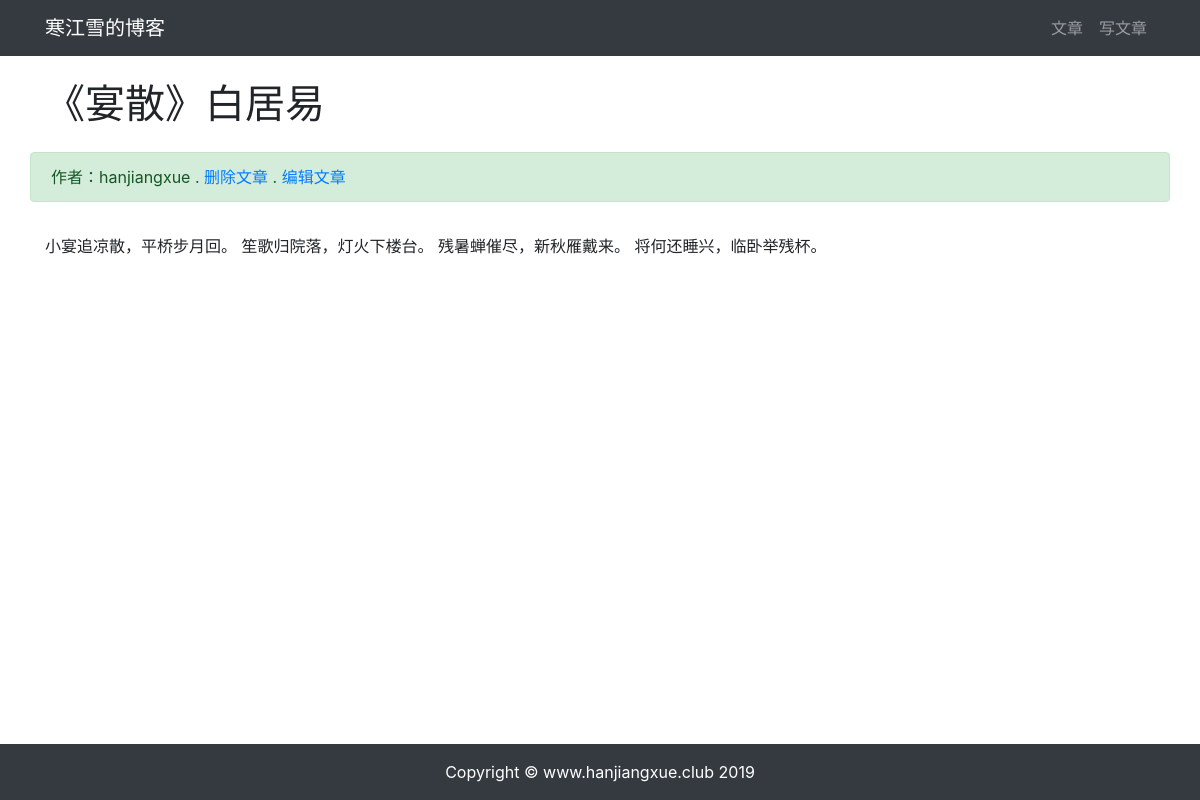
Before: /article/article-detail/2/ with the older database file.
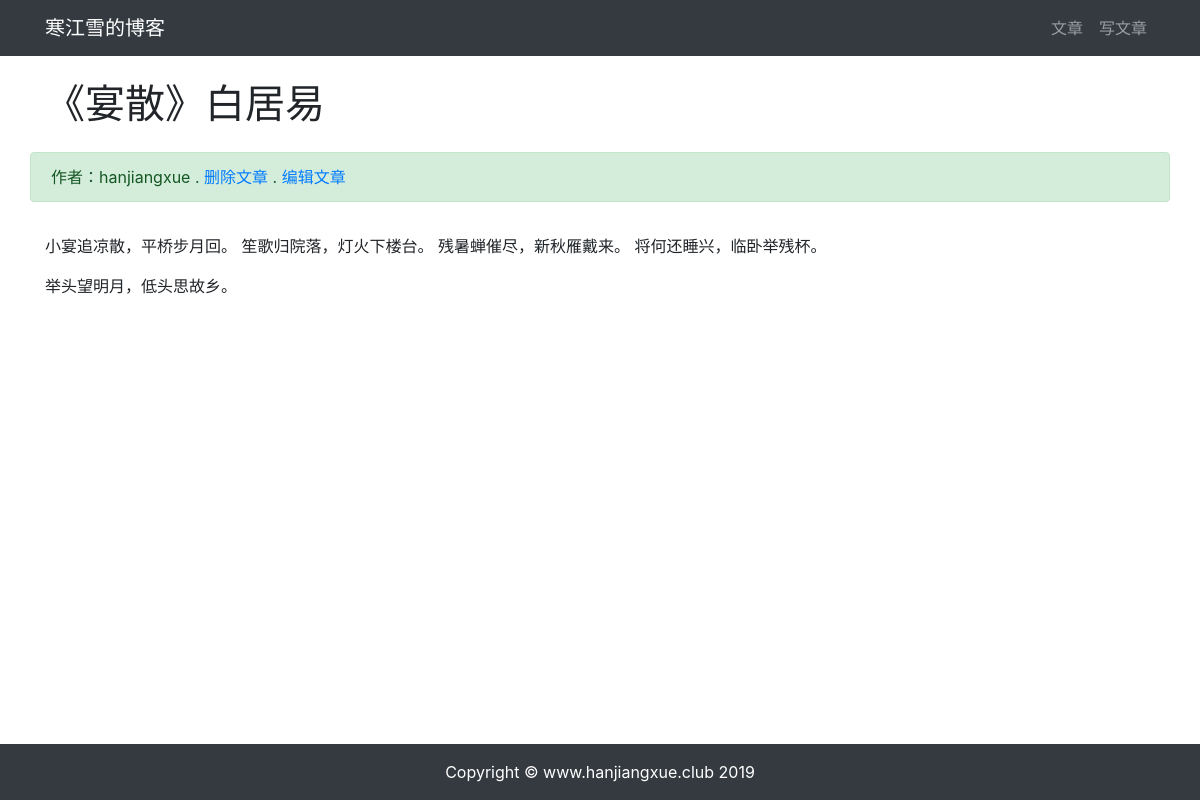
After: the same page with the newer database file.
### article/models.py (models this page shows, shortened)
class ArticlePost(models.Model):
    author = models.ForeignKey(User, on_delete=models.CASCADE, verbose_name='文章')
    title = models.CharField(max_length=100, verbose_name='标题')
    body = models.TextField(verbose_name='正文')
    created_time = models.DateTimeField(default=timezone.now, verbose_name='创建时间')
    update_time = models.DateTimeField(auto_now=True, verbose_name='更新时间')
    class Meta:
        ordering = ('-created_time',)  # 注意这里是元组（Tuple）
        verbose_name = "文章"
        verbose_name_plural = '文章'

### article/views.py (the view)
# urls.py: path('article-detail/<int:pk>/', views.article_detail, name='article_detail'),
def article_detail(request, pk):
    article = ArticlePost.objects.get(pk=pk)
    article.body = markdown.markdown(article.body,
                                     extensions=[
                                         'markdown.extensions.extra',
                                         'markdown.extensions.codehilite',
                                     ])
    context = {'article': article}
    return render(request, 'article/detail.html', context)

### templates/article/detail.html (shortened to what this page needs)
{% extends 'base.html' %}
{% load staticfiles %}
{% block content %}
 <div class="container">
        <div class="row">
            <h1 class="col-12 mt-4 mb-4">{{ article.title }}</h1>
            <div class="col-12 alert alert-success">作者：{{ article.author }}
               . <a href="#" onclick="confirm_delete()">删除文章</a>
               . <a href="{% url 'article:article_update' article.pk %}">编辑文章</a>
            </div>
            <div class="col-12">
                <p>{{ article.body|safe }}</p>
            </div>
        </div>
 </div>
{% endblock content %}

Changed rows visible on the page:
changed ArticlePost "《宴散》白居易": body "小宴追凉散，平桥步月回。 笙歌归院落，灯火下楼台。 残暑蝉催尽，新秋雁戴来。 将何还睡兴，临卧举残杯。" → "小宴追凉散，平桥步月回。 笙歌归院落，灯火下楼台。 残暑蝉催尽，新秋雁戴来。 将何还睡兴，临卧举残杯。 举头望明月，低头思故乡。"
